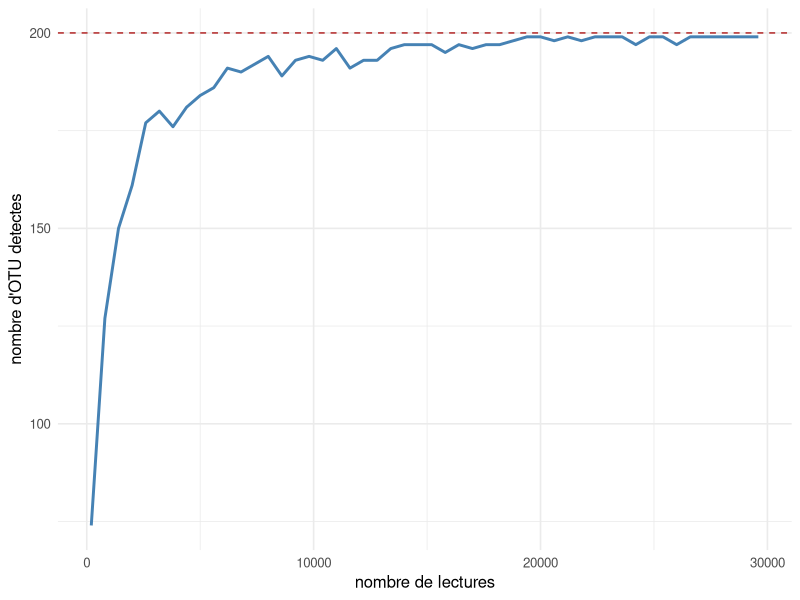

Source code (R):
## ---- chunk 1
#| label: setup
#| include: false
library(ggplot2)
library(dplyr)
library(tidyr)
theme_set(theme_minimal(base_size = 12))
set.seed(2026)
## ---- chunk 2
#| label: richesse-profondeur
S     <- 200
abond <- exp(rnorm(S, 0, 1.5)); abond <- abond / sum(abond)   # abondances relatives inegales

richesse <- function(profondeur) {
  lectures <- rmultinom(1, size = profondeur, prob = abond)[, 1]
  sum(lectures > 0)
}

profondeurs <- c(200, 1000, 5000, 20000, 50000)
tibble(`profondeur (lectures)` = profondeurs,
       `OTU detectes` = sapply(profondeurs, function(d) round(mean(replicate(60, richesse(d))))))
## ---- chunk 3
#| label: courbe-rarefaction
reads_profond <- rmultinom(1, size = 30000, prob = abond)[, 1]
pool <- rep(seq_len(S), reads_profond)              # une lecture = un element du pool

profs  <- seq(200, 30000, by = 600)
courbe <- sapply(profs, function(d) length(unique(sample(pool, d))))
## ---- chunk 4
#| label: fig-rarefaction
#| fig-cap: "Courbe de raréfaction : nombre d'OTU detectes en fonction du nombre de lectures retenues. La richesse observee reste sous la richesse reelle (ligne rouge) et sa pente indique si l'echantillon est suffisamment sequence."
tibble(lectures = profs, otu = courbe) |>
  ggplot(aes(lectures, otu)) +
  geom_hline(yintercept = S, colour = "firebrick", linetype = 2) +
  geom_line(colour = "#4682b4", linewidth = 1) +
  labs(x = "nombre de lectures", y = "nombre d'OTU detectes")
## ---- chunk 5
#| label: rarefier
richesse_rarefiee <- function(profondeur_totale, cible) {
  lectures <- rmultinom(1, size = profondeur_totale, prob = abond)[, 1]
  pool <- rep(seq_len(S), lectures)
  length(unique(sample(pool, cible)))          # sous-echantillonnage sans remise
}

c(`echantillon peu profond (2000 lectures)`      = round(mean(replicate(300, richesse(2000)))),
  `echantillon profond (20000 lectures), brut`   = round(mean(replicate(300, richesse(20000)))),
  `echantillon profond, rarefie a 2000`          = round(mean(replicate(300, richesse_rarefiee(20000, 2000)))))
## ---- chunk 6
#| label: compositionnel
x1 <- rep(100, 8)                                  # taxon 1 : abondance absolue constante
x2 <- rep(100, 8)                                  # taxon 2 : abondance absolue constante
x3 <- c(50, 100, 200, 400, 800, 1600, 3200, 6400)  # taxon de fond, en pleine expansion

total <- x1 + x2 + x3
tibble(
  `abondance du fond (x3)`      = x3,
  `proportion du taxon 1 (%)`   = round(100 * x1 / total, 1),
  `log(x1 / x2)`                = round(log(x1 / x2), 2)
)
## ---- chunk 7
#| label: correlation-spurious
D <- 6; n_ech <- 3000
X <- matrix(exp(rnorm(n_ech * D)), n_ech, D)       # abondances absolues INDEPENDANTES
P <- X / rowSums(X)                                # proportions

c(`correlation des abondances absolues (x1, x2)` = round(cor(X[, 1], X[, 2]), 2),
  `correlation des proportions (p1, p2)`         = round(cor(P[, 1], P[, 2]), 2))
